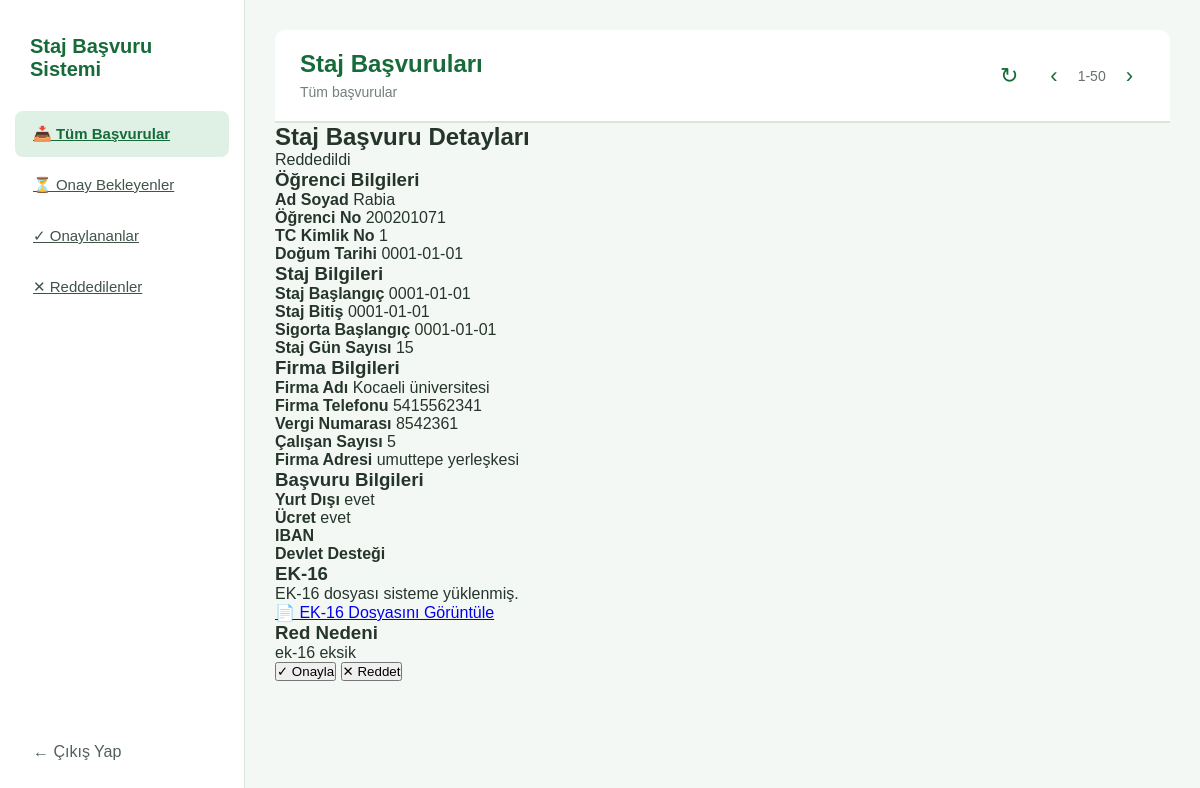
Screenshot of /academic-home?application_id=10 with the database file from the repository.
### tables this page shows
CREATE TABLE applications (
            id INTEGER PRIMARY KEY AUTOINCREMENT,
            name TEXT,
            student_number TEXT,
            tc_no TEXT,
            birth_date TEXT,
            start_date TEXT,
            end_date TEXT,
            insurance_start TEXT,
            day_count TEXT,
            health_status TEXT,
            abroad TEXT,
            salary TEXT,
            company_name TEXT,
            company_address TEXT,
            employee_count TEXT,
            company_phone TEXT,
            tax_number TEXT,
            iban TEXT,
            government_support TEXT
        , ek16 TEXT, status TEXT DEFAULT 'Bekliyor', submitted_at TEXT, is_read INTEGER DEFAULT 0, rejection_reason TEXT, approved_file TEXT);

### app.py (the view, shortened to what this page needs)
@app.route('/academic-home', methods=['GET', 'POST'])
def academic_home():
    conn = sqlite3.connect('staj.db')
    conn.row_factory = sqlite3.Row
    selected_application = None
    application_id = request.args.get('application_id')
    if application_id:
            selected_application = conn.execute(
        "SELECT * FROM applications WHERE id = ?",
        (application_id,)
    ).fetchone()
    status = request.args.get('status')
    cursor = conn.cursor()
    if status:
        cursor.execute("""
        SELECT *
        FROM applications
        WHERE status = ?
        ORDER BY id DESC
    """, (status,))
    else:
        cursor.execute("""
            SELECT *
            FROM applications
            ORDER BY id DESC
        """)
    applications = cursor.fetchall()
    conn.close()
    return render_template(
        'academic_home.html',
        applications=applications,
        selected_application=selected_application
    )

### templates/academic_home.html (shortened to what this page needs)
<!DOCTYPE html>
<html lang="tr">
<head>
    <link
        rel="stylesheet"
        href="{{ url_for('static', filename='css/style.css') }}"
    >
</head>
<body class="academic-page">
    <div class="academic-layout">
        <aside class="academic-sidebar">
            <div class="academic-logo">
                Staj Başvuru Sistemi
            </div>
            <a
                href="{{ url_for('academic_home') }}"
                class="sidebar-button {%if not request.args.get('status')%}active{%endif%}"
            >
                📥 Tüm Başvurular
            </a>
            <a
                href="{{ url_for('academic_home', status='Bekliyor') }}"
                class="sidebar-button {% if request.args.get('status') == 'Bekliyor' %}active{% endif %}"
            >
                ⏳ Onay Bekleyenler
            </a>
            <a
                href="{{ url_for('academic_home', status='Onaylandı') }}"
                class="sidebar-button {% if request.args.get('status') == 'Onaylandı' %}active{% endif %}"
            >
                ✓ Onaylananlar
            </a>
            <a
                href="{{ url_for('academic_home', status='Reddedildi') }}"
                class="sidebar-button {% if request.args.get('status') == 'Reddedildi' %}active{% endif %}"
                >
                ✕ Reddedilenler
            </a>
            <a
                href="{{ url_for('index') }}"
                class="sidebar-logout"
            >
                ← Çıkış Yap
            </a>
        </aside>
        <main class="academic-main">
            <header class="academic-header">
                <div>
                    <h1>Staj Başvuruları</h1>
                    <span class="application-count">
                        Tüm başvurular
                    </span>
                </div>
                <div class="header-actions">
                    <button
                        class="refresh-button"
                        title="Başvuruları Yenile"
                    >
                        ↻
                    </button>
                    <button class="page-button">
                        ‹
                    </button>
                    <span class="page-number">
                        1-50
                    </span>
                    <button class="page-button">
                        ›
                    </button>
                </div>
            </header>
             {% if selected_application %}
<section class="application-detail">
    <div class="detail-header">
        <h2>Staj Başvuru Detayları</h2>
        <span class="detail-status">
            {{ selected_application['status'] }}
        </span>
    </div>
    <div class="detail-section">
        <h3>Öğrenci Bilgileri</h3>
        <div class="detail-grid">
            <div>
                <strong>Ad Soyad</strong>
                <span>{{ selected_application['name'] }}</span>
            </div>
            <div>
                <strong>Öğrenci No</strong>
                <span>{{ selected_application['student_number'] }}</span>
            </div>
            <div>
                <strong>TC Kimlik No</strong>
                <span>{{ selected_application['tc_no'] }}</span>
            </div>
            <div>
                <strong>Doğum Tarihi</strong>
                <span>{{ selected_application['birth_date'] }}</span>
            </div>
        </div>
    </div>
    <div class="detail-section">
        <h3>Staj Bilgileri</h3>
        <div class="detail-grid">
            <div>
                <strong>Staj Başlangıç</strong>
                <span>{{ selected_application['start_date'] }}</span>
            </div>
            <div>
                <strong>Staj Bitiş</strong>
                <span>{{ selected_application['end_date'] }}</span>
            </div>
            <div>
                <strong>Sigorta Başlangıç</strong>
                <span>{{ selected_application['insurance_start'] }}</span>
            </div>
            <div>
                <strong>Staj Gün Sayısı</strong>
                <span>{{ selected_application['day_count'] }}</span>
            </div>
        </div>
    </div>
    <div class="detail-section">
        <h3>Firma Bilgileri</h3>
        <div class="detail-grid">
            <div>
                <strong>Firma Adı</strong>
                <span>{{ selected_application['company_name'] }}</span>
            </div>
            <div>
                <strong>Firma Telefonu</strong>
                <span>{{ selected_application['company_phone'] }}</span>
            </div>
            <div>
                <strong>Vergi Numarası</strong>
                <span>{{ selected_application['tax_number'] }}</span>
            </div>
            <div>
                <strong>Çalışan Sayısı</strong>
                <span>{{ selected_application['employee_count'] }}</span>
            </div>
        </div>
        <div class="detail-full">
            <strong>Firma Adresi</strong>
            <span>
                {{ selected_application['company_address'] }}
            </span>
        </div>
    </div>
    <div class="detail-section">
        <h3>Başvuru Bilgileri</h3>
        <div class="detail-grid">
            <div>
                <strong>Yurt Dışı</strong>
                <span>{{ selected_application['abroad'] }}</span>
            </div>
            <div>
                <strong>Ücret</strong>
                <span>{{ selected_application['salary'] }}</span>
            </div>
            <div>
                <strong>IBAN</strong>
            </div>
            <div>
                <strong>Devlet Desteği</strong>
            </div>
        </div>
    </div>
    <div class="detail-section">
        <h3>EK-16</h3>
        {% if selected_application['ek16'] %}
            <p>
                EK-16 dosyası sisteme yüklenmiş.
            </p>
            <a
                href="{{ url_for('uploaded_file', filename=selected_application['ek16']) }}"
                target="_blank"
                class="file-button"
            >
                📄 EK-16 Dosyasını Görüntüle
            </a>
        {% else %}
            <p>
                EK-16 dosyası bulunmuyor.
            </p>
        {%endif%}
        {% if selected_application['rejection_reason'] %}
            <div class="detail-section">
                <h3>Red Nedeni</h3>
                <p>
                    {{ selected_application['rejection_reason'] }}
                </p>
            </div>
    {% endif %}
    </div>
            <div class="application-actions">
        <button
            type="button"
            class="approve-button"
            onclick="showApproveForm()"
        >
            ✓ Onayla
        </button>
        <button
            type="button"
            class="reject-button"
            onclick="showRejectForm()"
        >
            ✕ Reddet
        </button>
    </div>
</section>
      {%endif%}
        </main>
    </div>
</body>
</html>

### static/css/style.css (style rules this page uses)
* { margin: 0; padding: 0; box-sizing: border-box; }
body { font-family: Arial, Helvetica, sans-serif; background-color: #f1f1f1; color: #333; }
.academic-page { margin: 0; background: #f4f8f5; font-family: Arial, sans-serif; color: #26352b; }
.academic-layout { display: flex; min-height: 100vh; }
.academic-sidebar { width: 245px; background: #ffffff; border-right: 1px solid #d9e6dc; padding: 25px 15px; display: flex; flex-direction: column; }
.academic-logo { color: #176b3a; font-size: 20px; font-weight: bold; padding: 10px 15px 30px; }
.sidebar-button { border: none; background: transparent; color: #405448; text-align: left; padding: 14px 18px; margin-bottom: 5px; border-radius: 8px; font-size: 15px; cursor: pointer; transition: 0.2s; }
.sidebar-button.active { background: #dff0e4; color: #176b3a; font-weight: bold; }
.sidebar-logout { margin-top: auto; padding: 14px 18px; text-decoration: none; color: #526158; border-radius: 8px; transition: 0.2s; }
.academic-main { flex: 1; padding: 30px; }
.academic-header { display: flex; justify-content: space-between; align-items: center; background: #ffffff; padding: 20px 25px; border-bottom: 2px solid #d9e6dc; border-radius: 10px 10px 0 0; }
.academic-header h1 { margin: 0 0 5px; color: #176b3a; font-size: 24px; }
.application-count { color: #718078; font-size: 14px; }
.header-actions { display: flex; align-items: center; gap: 8px; }
.refresh-button, .page-button { border: none; background: transparent; color: #176b3a; cursor: pointer; font-size: 22px; padding: 8px 12px; border-radius: 6px; transition: 0.2s; }
.page-number { font-size: 14px; color: #647269; }

### rows the page displays
applications: status "Reddedildi", name "Rabia", student_number "200201071", tc_no "1", birth_date "0001-01-01", start_date "0001-01-01", end_date "0001-01-01", insurance_start "0001-01-01", day_count "15", company_name "Kocaeli üniversitesi", company_phone "5415562341", tax_number "8542361", employee_count "5", company_address "umuttepe yerleşkesi", abroad "evet", salary "evet", rejection_reason "ek-16 eksik"
